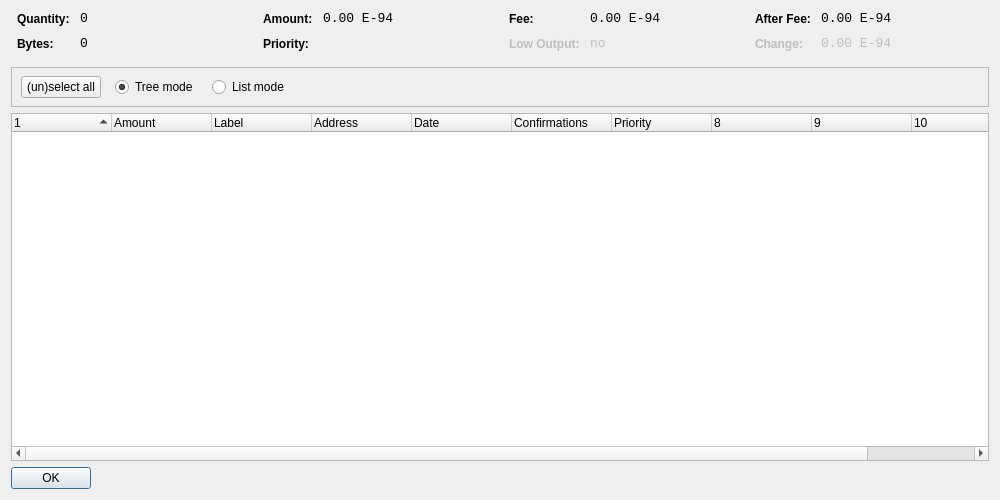
<?xml version="1.0" encoding="UTF-8"?>
<ui version="4.0">
 <class>CoinControlDialog</class>
 <widget class="QDialog" name="CoinControlDialog">
  <property name="geometry">
   <rect>
    <x>0</x>
    <y>0</y>
    <width>1000</width>
    <height>500</height>
   </rect>
  </property>
  <property name="windowTitle">
   <string>Coin Control</string>
  </property>
  <layout class="QVBoxLayout" name="verticalLayout">
   <item>
    <layout class="QHBoxLayout" name="horizontalLayoutTop" stretch="0,0,0,0">
     <property name="topMargin">
      <number>0</number>
     </property>
     <property name="bottomMargin">
      <number>10</number>
     </property>
     <item>
      <layout class="QFormLayout" name="formLayoutCoinControl1">
       <property name="horizontalSpacing">
        <number>10</number>
       </property>
       <property name="verticalSpacing">
        <number>10</number>
       </property>
       <property name="leftMargin">
        <number>6</number>
       </property>
       <property name="rightMargin">
        <number>6</number>
       </property>
       <item row="0" column="0">
        <widget class="QLabel" name="labelCoinControlQuantityText">
         <property name="styleSheet">
          <string notr="true">font-weight:bold;</string>
         </property>
         <property name="text">
          <string>Quantity:</string>
         </property>
        </widget>
       </item>
       <item row="0" column="1">
        <widget class="QLabel" name="labelCoinControlQuantity">
         <property name="font">
          <font>
           <family>Monospace</family>
           <pointsize>10</pointsize>
          </font>
         </property>
         <property name="cursor">
          <cursorShape>IBeamCursor</cursorShape>
         </property>
         <property name="contextMenuPolicy">
          <enum>Qt::ActionsContextMenu</enum>
         </property>
         <property name="text">
          <string>0</string>
         </property>
         <property name="textInteractionFlags">
          <set>Qt::LinksAccessibleByMouse|Qt::TextSelectableByKeyboard|Qt::TextSelectableByMouse</set>
         </property>
        </widget>
       </item>
       <item row="1" column="0">
        <widget class="QLabel" name="labelCoinControlBytesText">
         <property name="styleSheet">
          <string notr="true">font-weight:bold;</string>
         </property>
         <property name="text">
          <string>Bytes:</string>
         </property>
        </widget>
       </item>
       <item row="1" column="1">
        <widget class="QLabel" name="labelCoinControlBytes">
         <property name="font">
          <font>
           <family>Monospace</family>
           <pointsize>10</pointsize>
          </font>
         </property>
         <property name="cursor">
          <cursorShape>IBeamCursor</cursorShape>
         </property>
         <property name="contextMenuPolicy">
          <enum>Qt::ActionsContextMenu</enum>
         </property>
         <property name="text">
          <string>0</string>
         </property>
         <property name="textInteractionFlags">
          <set>Qt::LinksAccessibleByMouse|Qt::TextSelectableByKeyboard|Qt::TextSelectableByMouse</set>
         </property>
        </widget>
       </item>
      </layout>
     </item>
     <item>
      <layout class="QFormLayout" name="formLayoutCoinControl2">
       <property name="horizontalSpacing">
        <number>10</number>
       </property>
       <property name="verticalSpacing">
        <number>10</number>
       </property>
       <property name="leftMargin">
        <number>6</number>
       </property>
       <property name="rightMargin">
        <number>6</number>
       </property>
       <item row="0" column="0">
        <widget class="QLabel" name="labelCoinControlAmountText">
         <property name="styleSheet">
          <string notr="true">font-weight:bold;</string>
         </property>
         <property name="text">
          <string>Amount:</string>
         </property>
        </widget>
       </item>
       <item row="0" column="1">
        <widget class="QLabel" name="labelCoinControlAmount">
         <property name="font">
          <font>
           <family>Monospace</family>
           <pointsize>10</pointsize>
          </font>
         </property>
         <property name="cursor">
          <cursorShape>IBeamCursor</cursorShape>
         </property>
         <property name="contextMenuPolicy">
          <enum>Qt::ActionsContextMenu</enum>
         </property>
         <property name="text">
          <string>0.00 E-94</string>
         </property>
         <property name="textInteractionFlags">
          <set>Qt::LinksAccessibleByMouse|Qt::TextSelectableByKeyboard|Qt::TextSelectableByMouse</set>
         </property>
        </widget>
       </item>
       <item row="1" column="0">
        <widget class="QLabel" name="labelCoinControlPriorityText">
         <property name="styleSheet">
          <string notr="true">font-weight:bold;</string>
         </property>
         <property name="text">
          <string>Priority:</string>
         </property>
        </widget>
       </item>
       <item row="1" column="1">
        <widget class="QLabel" name="labelCoinControlPriority">
         <property name="font">
          <font>
           <family>Monospace</family>
           <pointsize>10</pointsize>
          </font>
         </property>
         <property name="cursor">
          <cursorShape>IBeamCursor</cursorShape>
         </property>
         <property name="contextMenuPolicy">
          <enum>Qt::ActionsContextMenu</enum>
         </property>
         <property name="text">
          <string/>
         </property>
         <property name="textInteractionFlags">
          <set>Qt::LinksAccessibleByMouse|Qt::TextSelectableByKeyboard|Qt::TextSelectableByMouse</set>
         </property>
        </widget>
       </item>
      </layout>
     </item>
     <item>
      <layout class="QFormLayout" name="formLayoutCoinControl3">
       <property name="horizontalSpacing">
        <number>10</number>
       </property>
       <property name="verticalSpacing">
        <number>10</number>
       </property>
       <property name="leftMargin">
        <number>6</number>
       </property>
       <property name="rightMargin">
        <number>6</number>
       </property>
       <item row="0" column="0">
        <widget class="QLabel" name="labelCoinControlFeeText">
         <property name="styleSheet">
          <string notr="true">font-weight:bold;</string>
         </property>
         <property name="text">
          <string>Fee:</string>
         </property>
        </widget>
       </item>
       <item row="0" column="1">
        <widget class="QLabel" name="labelCoinControlFee">
         <property name="font">
          <font>
           <family>Monospace</family>
           <pointsize>10</pointsize>
          </font>
         </property>
         <property name="cursor">
          <cursorShape>IBeamCursor</cursorShape>
         </property>
         <property name="contextMenuPolicy">
          <enum>Qt::ActionsContextMenu</enum>
         </property>
         <property name="text">
          <string>0.00 E-94</string>
         </property>
         <property name="textInteractionFlags">
          <set>Qt::LinksAccessibleByMouse|Qt::TextSelectableByKeyboard|Qt::TextSelectableByMouse</set>
         </property>
        </widget>
       </item>
       <item row="1" column="0">
        <widget class="QLabel" name="labelCoinControlLowOutputText">
         <property name="enabled">
          <bool>false</bool>
         </property>
         <property name="styleSheet">
          <string notr="true">font-weight:bold;</string>
         </property>
         <property name="text">
          <string>Low Output:</string>
         </property>
        </widget>
       </item>
       <item row="1" column="1">
        <widget class="QLabel" name="labelCoinControlLowOutput">
         <property name="enabled">
          <bool>false</bool>
         </property>
         <property name="font">
          <font>
           <family>Monospace</family>
           <pointsize>10</pointsize>
          </font>
         </property>
         <property name="cursor">
          <cursorShape>IBeamCursor</cursorShape>
         </property>
         <property name="contextMenuPolicy">
          <enum>Qt::ActionsContextMenu</enum>
         </property>
         <property name="text">
          <string>no</string>
         </property>
         <property name="textInteractionFlags">
          <set>Qt::LinksAccessibleByMouse|Qt::TextSelectableByKeyboard|Qt::TextSelectableByMouse</set>
         </property>
        </widget>
       </item>
      </layout>
     </item>
     <item>
      <layout class="QFormLayout" name="formLayoutCoinControl4">
       <property name="horizontalSpacing">
        <number>10</number>
       </property>
       <property name="verticalSpacing">
        <number>10</number>
       </property>
       <property name="leftMargin">
        <number>6</number>
       </property>
       <property name="rightMargin">
        <number>6</number>
       </property>
       <item row="0" column="0">
        <widget class="QLabel" name="labelCoinControlAfterFeeText">
         <property name="styleSheet">
          <string notr="true">font-weight:bold;</string>
         </property>
         <property name="text">
          <string>After Fee:</string>
         </property>
        </widget>
       </item>
       <item row="0" column="1">
        <widget class="QLabel" name="labelCoinControlAfterFee">
         <property name="font">
          <font>
           <family>Monospace</family>
           <pointsize>10</pointsize>
          </font>
         </property>
         <property name="cursor">
          <cursorShape>IBeamCursor</cursorShape>
         </property>
         <property name="contextMenuPolicy">
          <enum>Qt::ActionsContextMenu</enum>
         </property>
         <property name="text">
          <string>0.00 E-94</string>
         </property>
         <property name="textInteractionFlags">
          <set>Qt::LinksAccessibleByMouse|Qt::TextSelectableByKeyboard|Qt::TextSelectableByMouse</set>
         </property>
        </widget>
       </item>
       <item row="1" column="0">
        <widget class="QLabel" name="labelCoinControlChangeText">
         <property name="enabled">
          <bool>false</bool>
         </property>
         <property name="styleSheet">
          <string notr="true">font-weight:bold;</string>
         </property>
         <property name="text">
          <string>Change:</string>
         </property>
        </widget>
       </item>
       <item row="1" column="1">
        <widget class="QLabel" name="labelCoinControlChange">
         <property name="enabled">
          <bool>false</bool>
         </property>
         <property name="font">
          <font>
           <family>Monospace</family>
           <pointsize>10</pointsize>
          </font>
         </property>
         <property name="cursor">
          <cursorShape>IBeamCursor</cursorShape>
         </property>
         <property name="contextMenuPolicy">
          <enum>Qt::ActionsContextMenu</enum>
         </property>
         <property name="text">
          <string>0.00 E-94</string>
         </property>
         <property name="textInteractionFlags">
          <set>Qt::LinksAccessibleByMouse|Qt::TextSelectableByKeyboard|Qt::TextSelectableByMouse</set>
         </property>
        </widget>
       </item>
      </layout>
     </item>
    </layout>
   </item>
   <item>
    <widget class="QFrame" name="frame">
     <property name="minimumSize">
      <size>
       <width>0</width>
       <height>40</height>
      </size>
     </property>
     <property name="frameShape">
      <enum>QFrame::StyledPanel</enum>
     </property>
     <property name="frameShadow">
      <enum>QFrame::Sunken</enum>
     </property>
     <widget class="QWidget" name="horizontalLayoutWidget">
      <property name="geometry">
       <rect>
        <x>10</x>
        <y>0</y>
        <width>781</width>
        <height>41</height>
       </rect>
      </property>
      <layout class="QHBoxLayout" name="horizontalLayoutPanel" stretch="0,0,0,0,0">
       <property name="spacing">
        <number>14</number>
       </property>
       <item>
        <widget class="QPushButton" name="pushButtonSelectAll">
         <property name="sizePolicy">
          <sizepolicy hsizetype="Maximum" vsizetype="Fixed">
           <horstretch>0</horstretch>
           <verstretch>0</verstretch>
          </sizepolicy>
         </property>
         <property name="text">
          <string>(un)select all</string>
         </property>
        </widget>
       </item>
       <item>
        <widget class="QRadioButton" name="radioTreeMode">
         <property name="sizePolicy">
          <sizepolicy hsizetype="Maximum" vsizetype="Fixed">
           <horstretch>0</horstretch>
           <verstretch>0</verstretch>
          </sizepolicy>
         </property>
         <property name="text">
          <string>Tree mode</string>
         </property>
         <property name="checked">
          <bool>true</bool>
         </property>
        </widget>
       </item>
       <item>
        <widget class="QRadioButton" name="radioListMode">
         <property name="sizePolicy">
          <sizepolicy hsizetype="Maximum" vsizetype="Fixed">
           <horstretch>0</horstretch>
           <verstretch>0</verstretch>
          </sizepolicy>
         </property>
         <property name="text">
          <string>List mode</string>
         </property>
        </widget>
       </item>
       <item>
        <spacer name="horizontalSpacer">
         <property name="orientation">
          <enum>Qt::Horizontal</enum>
         </property>
         <property name="sizeHint" stdset="0">
          <size>
           <width>40</width>
           <height>20</height>
          </size>
         </property>
        </spacer>
       </item>
      </layout>
     </widget>
    </widget>
   </item>
   <item>
    <widget class="CoinControlTreeWidget" name="treeWidget">
     <property name="contextMenuPolicy">
      <enum>Qt::CustomContextMenu</enum>
     </property>
     <property name="sortingEnabled">
      <bool>false</bool>
     </property>
     <property name="columnCount">
      <number>11</number>
     </property>
     <attribute name="headerShowSortIndicator" stdset="0">
      <bool>true</bool>
     </attribute>
     <attribute name="headerStretchLastSection">
      <bool>false</bool>
     </attribute>
     <column>
      <property name="text">
       <string/>
      </property>
     </column>
     <column>
      <property name="text">
       <string>Amount</string>
      </property>
     </column>
     <column>
      <property name="text">
       <string>Label</string>
      </property>
     </column>
     <column>
      <property name="text">
       <string>Address</string>
      </property>
     </column>
     <column>
      <property name="text">
       <string>Date</string>
      </property>
     </column>
     <column>
      <property name="text">
       <string>Confirmations</string>
      </property>
      <property name="toolTip">
       <string>Confirmed</string>
      </property>
     </column>
     <column>
      <property name="text">
       <string>Priority</string>
      </property>
     </column>
     <column>
      <property name="text">
       <string/>
      </property>
     </column>
     <column>
      <property name="text">
       <string/>
      </property>
     </column>
     <column>
      <property name="text">
       <string/>
      </property>
     </column>
     <column>
      <property name="text">
       <string/>
      </property>
     </column>
    </widget>
   </item>
   <item>
    <widget class="QDialogButtonBox" name="buttonBox">
     <property name="sizePolicy">
      <sizepolicy hsizetype="Maximum" vsizetype="Fixed">
       <horstretch>0</horstretch>
       <verstretch>0</verstretch>
      </sizepolicy>
     </property>
     <property name="orientation">
      <enum>Qt::Horizontal</enum>
     </property>
     <property name="standardButtons">
      <set>QDialogButtonBox::Ok</set>
     </property>
    </widget>
   </item>
  </layout>
 </widget>
 <customwidgets>
  <customwidget>
   <class>CoinControlTreeWidget</class>
   <extends>QTreeWidget</extends>
   <header>coincontroltreewidget.h</header>
  </customwidget>
 </customwidgets>
 <resources/>
 <connections/>
</ui>
